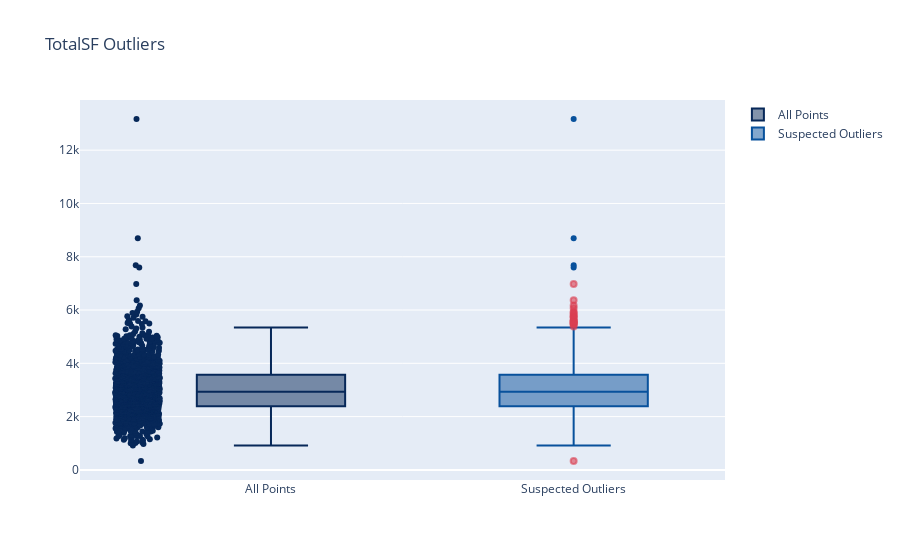
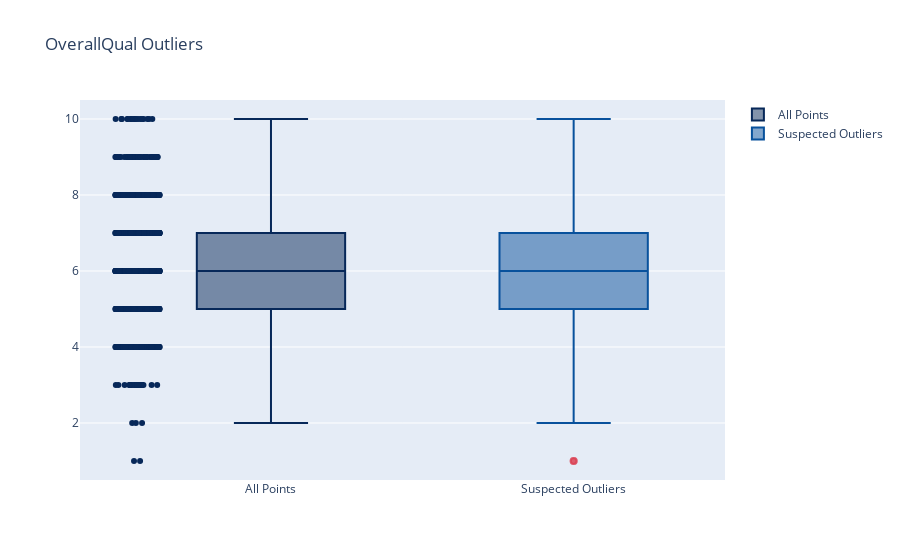
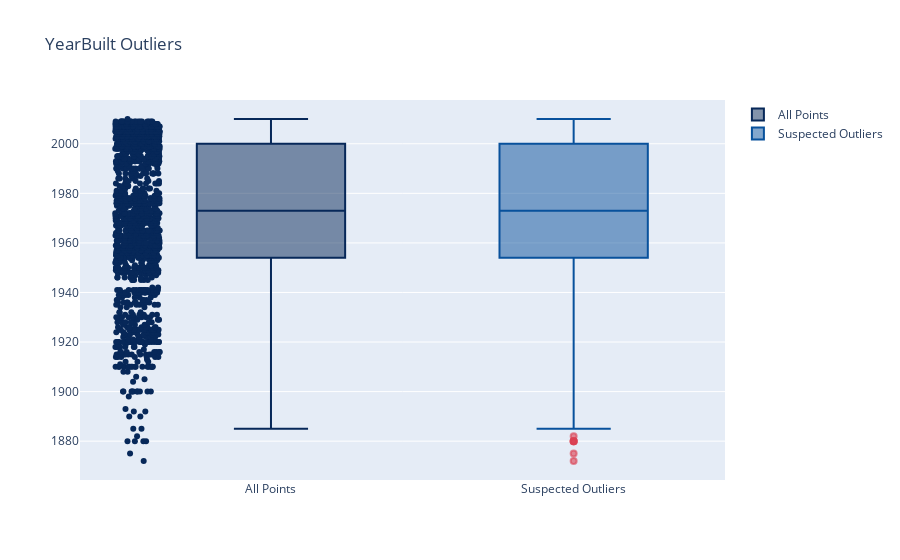
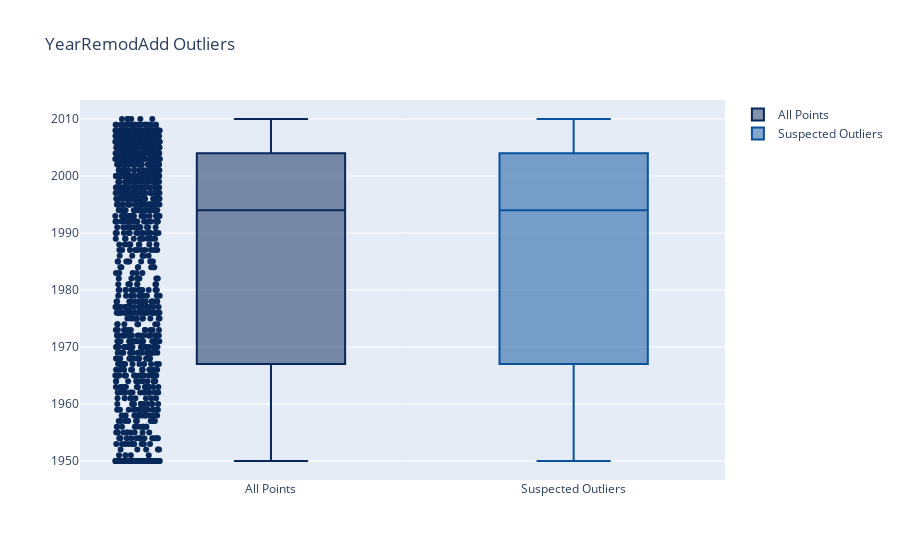

The cell these charts' notebook holds for them, in order:
### Markdown cell above
## Check for outliers and drop if needed

### Code cell
for col in df_c.columns:
    OutLiersBox(df_c,col)

### Figure 1 — Plotly figure (JSON) as saved in the notebook; plotly's stock layout.template omitted (floating-point values rounded to 4 significant figures; data arrays with more than 128 entries replaced by an {"elided": "..."} marker saying what was removed)
{"data": [{"boxpoints": "all", "jitter": 0.3, "line": {"color": "rgb(7,40,89)"}, "marker": {"color": "rgb(7,40,89)"}, "name": "All Points", "pointpos": -1.8, "type": "box", "y": {"elided": "1460 int values"}}, {"boxpoints": "suspectedoutliers", "line": {"color": "rgb(8,81,156)"}, "marker": {"color": "rgb(8,81,156)", "line": {"outliercolor": "rgba(219, 64, 82, 0.6)", "outlierwidth": 2}, "outliercolor": "rgba(219, 64, 82, 0.6)"}, "name": "Suspected Outliers", "type": "box", "y": {"elided": "1460 int values"}}], "layout": {"title": {"text": "TotalSF Outliers"}}}

### Figure 2 — Plotly figure (JSON) as saved in the notebook; plotly's stock layout.template omitted (floating-point values rounded to 4 significant figures; data arrays with more than 128 entries replaced by an {"elided": "..."} marker saying what was removed)
{"data": [{"boxpoints": "all", "jitter": 0.3, "line": {"color": "rgb(7,40,89)"}, "marker": {"color": "rgb(7,40,89)"}, "name": "All Points", "pointpos": -1.8, "type": "box", "y": {"elided": "1460 int values"}}, {"boxpoints": "suspectedoutliers", "line": {"color": "rgb(8,81,156)"}, "marker": {"color": "rgb(8,81,156)", "line": {"outliercolor": "rgba(219, 64, 82, 0.6)", "outlierwidth": 2}, "outliercolor": "rgba(219, 64, 82, 0.6)"}, "name": "Suspected Outliers", "type": "box", "y": {"elided": "1460 int values"}}], "layout": {"title": {"text": "OverallQual Outliers"}}}

### Figure 3 — Plotly figure (JSON) as saved in the notebook; plotly's stock layout.template omitted (floating-point values rounded to 4 significant figures; data arrays with more than 128 entries replaced by an {"elided": "..."} marker saying what was removed)
{"data": [{"boxpoints": "all", "jitter": 0.3, "line": {"color": "rgb(7,40,89)"}, "marker": {"color": "rgb(7,40,89)"}, "name": "All Points", "pointpos": -1.8, "type": "box", "y": {"elided": "1460 int values"}}, {"boxpoints": "suspectedoutliers", "line": {"color": "rgb(8,81,156)"}, "marker": {"color": "rgb(8,81,156)", "line": {"outliercolor": "rgba(219, 64, 82, 0.6)", "outlierwidth": 2}, "outliercolor": "rgba(219, 64, 82, 0.6)"}, "name": "Suspected Outliers", "type": "box", "y": {"elided": "1460 int values"}}], "layout": {"title": {"text": "YearBuilt Outliers"}}}

### Figure 4 — Plotly figure (JSON) as saved in the notebook; plotly's stock layout.template omitted (floating-point values rounded to 4 significant figures; data arrays with more than 128 entries replaced by an {"elided": "..."} marker saying what was removed)
{"data": [{"boxpoints": "all", "jitter": 0.3, "line": {"color": "rgb(7,40,89)"}, "marker": {"color": "rgb(7,40,89)"}, "name": "All Points", "pointpos": -1.8, "type": "box", "y": {"elided": "1460 int values"}}, {"boxpoints": "suspectedoutliers", "line": {"color": "rgb(8,81,156)"}, "marker": {"color": "rgb(8,81,156)", "line": {"outliercolor": "rgba(219, 64, 82, 0.6)", "outlierwidth": 2}, "outliercolor": "rgba(219, 64, 82, 0.6)"}, "name": "Suspected Outliers", "type": "box", "y": {"elided": "1460 int values"}}], "layout": {"title": {"text": "YearRemodAdd Outliers"}}}
